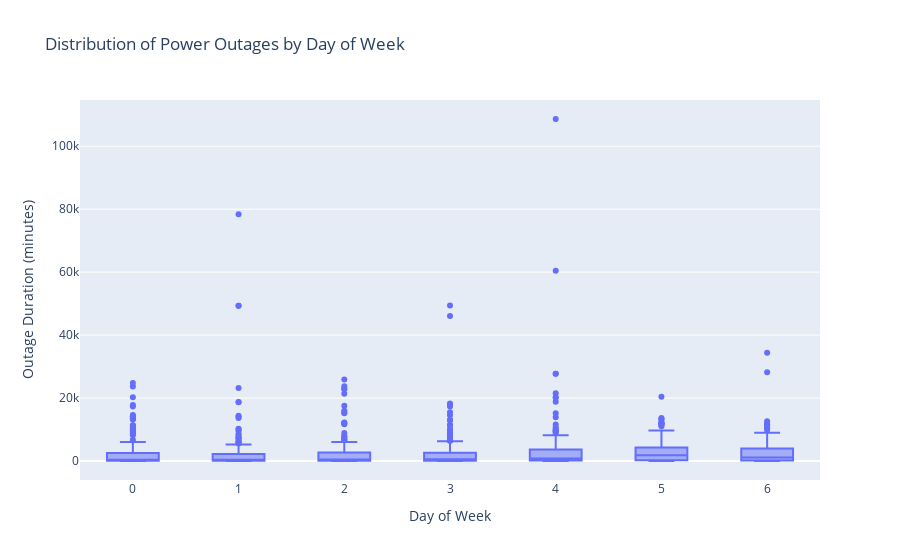

Write notebook code for a chart like this one.
### Markdown cell above
### Bivariate Analysis

### Code cell
# Create a box plot of the day of the week
fig_day_of_week = px.box(
    data_frame=outages,
    x="DAY.OF.WEEK",
    title="Distribution of Power Outages by Day of Week",
    y="OUTAGE.DURATION",
)
fig_day_of_week.update_xaxes(title="Day of Week")
fig_day_of_week.update_yaxes(title="Outage Duration (minutes)")

fig_day_of_week.show()

### Figure 1 — Plotly figure (JSON) as saved in the notebook; plotly's stock layout.template omitted (floating-point values rounded to 4 significant figures; data arrays with more than 128 entries replaced by an {"elided": "..."} marker saying what was removed)
{"data": [{"alignmentgroup": "True", "hovertemplate": "DAY.OF.WEEK=%{x}<br>OUTAGE.DURATION=%{y}<extra></extra>", "legendgroup": "", "marker": {"color": "#636efa"}, "name": "", "notched": false, "offsetgroup": "", "orientation": "v", "showlegend": false, "type": "box", "x": {"elided": "1534 int values"}, "x0": " ", "xaxis": "x", "y": {"elided": "1534 int values"}, "y0": " ", "yaxis": "y"}], "layout": {"boxmode": "group", "legend": {"tracegroupgap": 0}, "title": {"text": "Distribution of Power Outages by Day of Week"}, "xaxis": {"anchor": "y", "domain": [0, 1], "title": {"text": "Day of Week"}}, "yaxis": {"anchor": "x", "domain": [0, 1], "title": {"text": "Outage Duration (minutes)"}}}}
